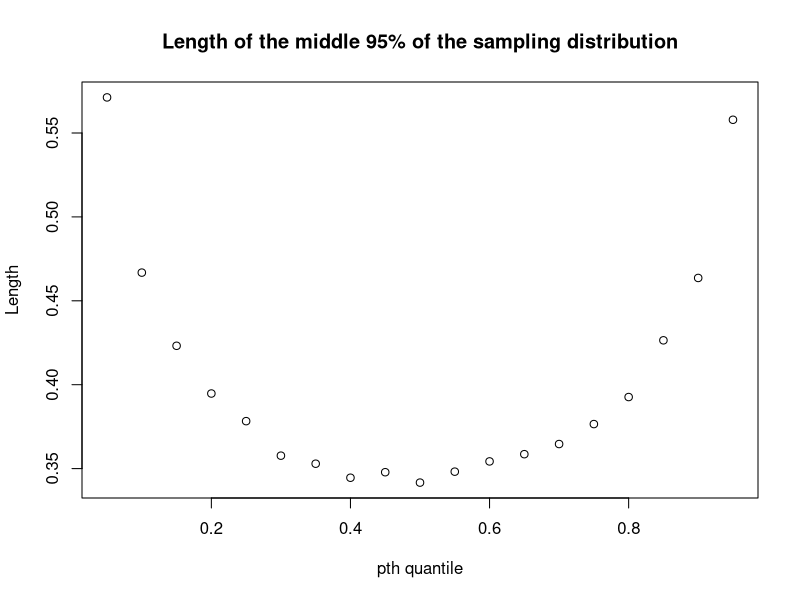
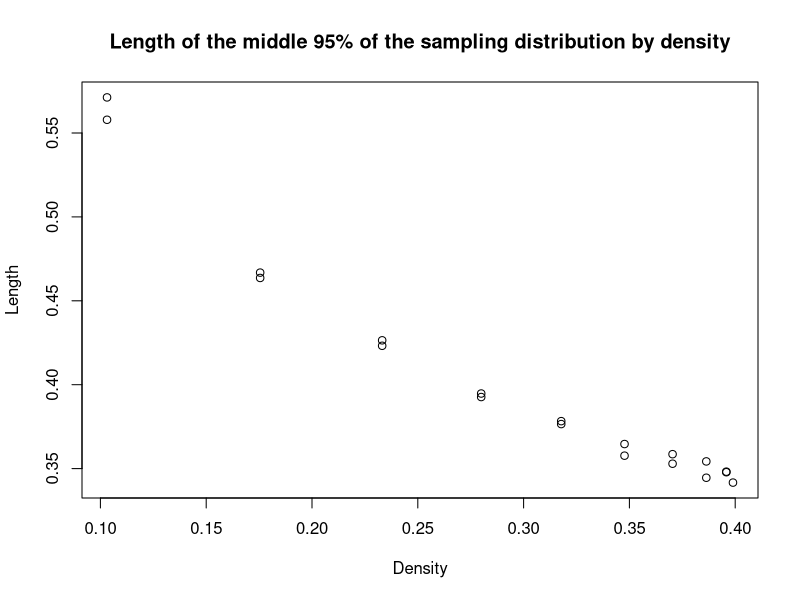
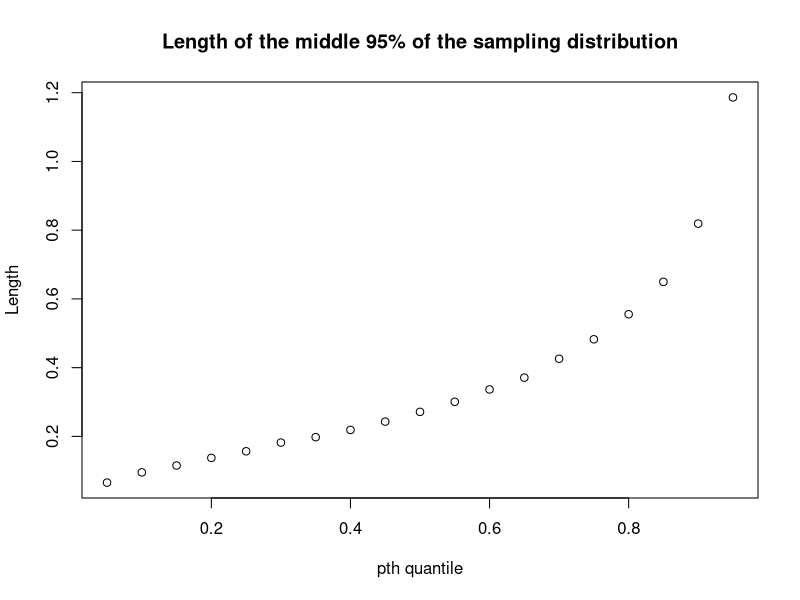
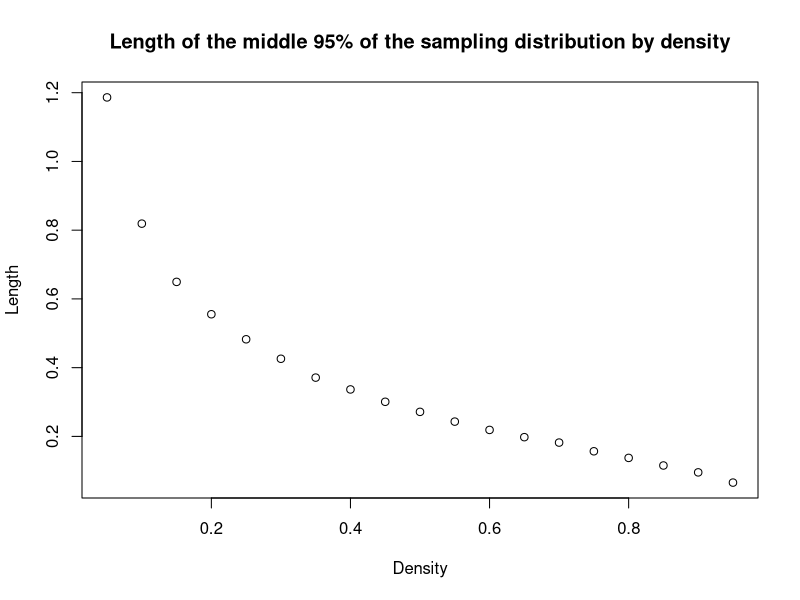
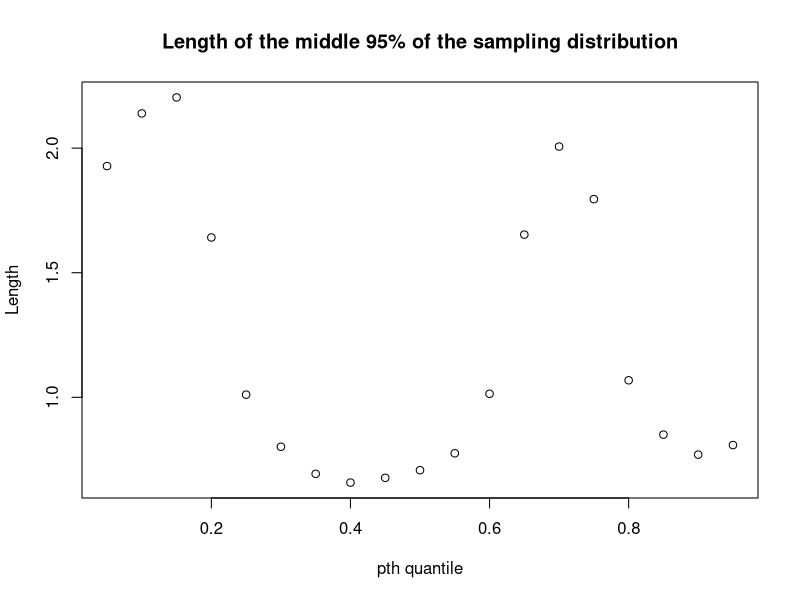
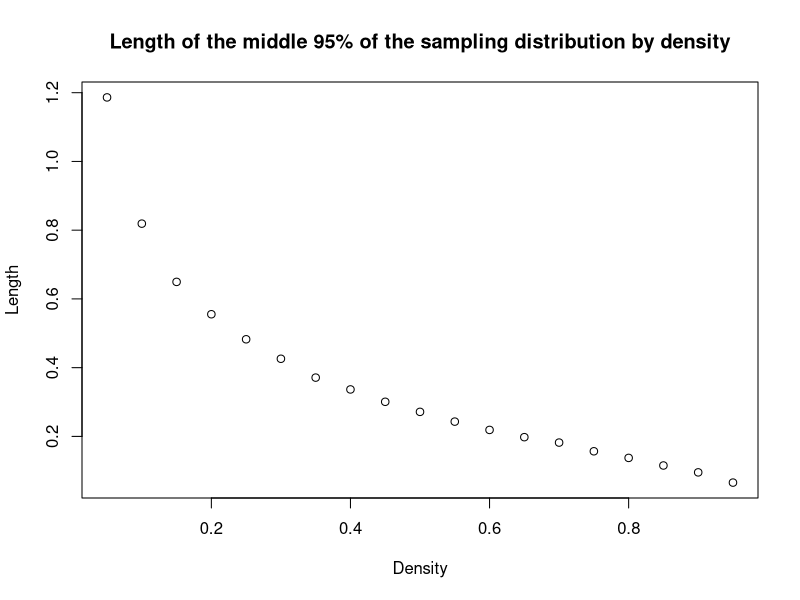
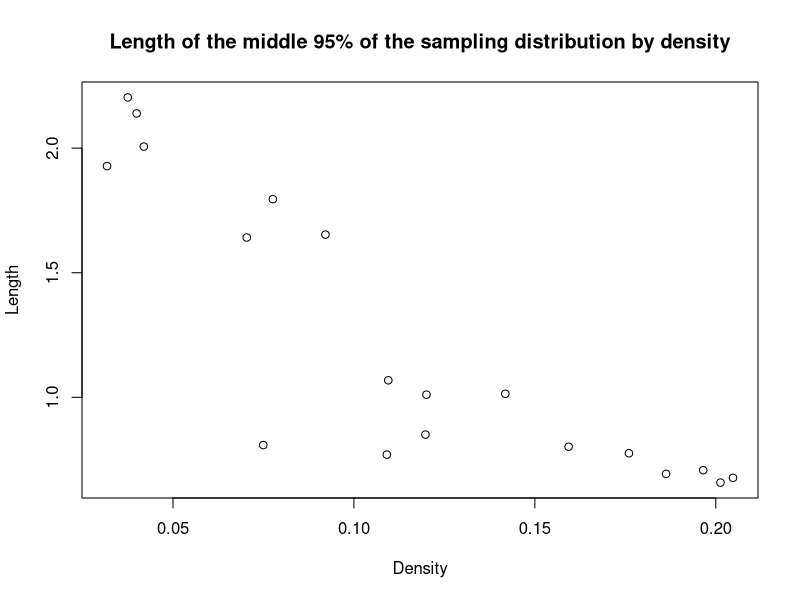
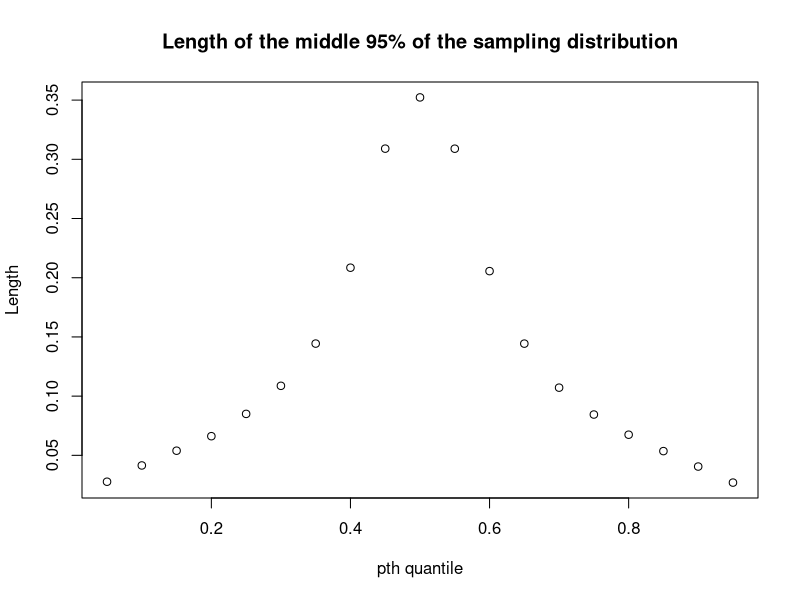

The R script that drew these images, in order:
## ---- chunk 1
p <- seq(.05,.95,by=.05)

middle.95 <- function(FUN1,FUN2,FUN3, N=200, draws=5000){
  pthquan <- matrix(NA, nrow=draws,ncol = length(p))  
  for (i in 1:draws) {
   dist <- FUN1(N)
   pthquan[i,] <- quantile(dist,p)
  }
  
  colnames(pthquan) <- p
  mid.len <- rep(NA,ncol(pthquan))
  
  for (j in 1:ncol(pthquan)) {
    mid.len[j] <- quantile(pthquan[,j], 0.975) - quantile(pthquan[,j], 0.025)
}
  
  return(pthquan)
}

## ---- chunk 2
mid.mat.norm <- middle.95(FUN1=rnorm,FUN2=qnorm,FUN3=dnorm)

mid.len <- rep(NA,ncol(mid.mat.norm))
 for (j in 1:ncol(mid.mat.norm)) {
  mid.len[j] <- quantile(mid.mat.norm[,j],0.975) - quantile(mid.mat.norm[,j],0.025)
 }

plot(p, mid.len,xlab = "pth quantile",ylab = "Length",main = "Length of the middle 95% of the sampling distribution",type = "p")
  
plot(dnorm(qnorm(p)), mid.len, xlab = "Density",ylab = "Length",main = "Length of the middle 95% of the sampling distribution by density",type = "p")
## ---- chunk 3
mid.mat.exp <- middle.95(FUN1=rexp,FUN2=qexp,FUN3=dexp)

mid.len.exp <- rep(NA,ncol(mid.mat.exp))
 for (j in 1:ncol(mid.mat.exp)) {
  mid.len.exp[j] <- quantile(mid.mat.exp[,j],0.975) - quantile(mid.mat.exp[,j],0.025)
 }

plot(p, mid.len.exp,xlab = "pth quantile",ylab = "Length",main = "Length of the middle 95% of the sampling distribution",type = "p")

plot(dexp(qexp(p)), mid.len.exp, xlab = "Density",ylab = "Length",main = "Length of the middle 95% of the sampling distribution by density",type = "p")


## ---- chunk 4
rf3 <- function(N){
  G <- sample(0:2, N, replace = TRUE, prob = c(5,3,2))
  (G==0)*rnorm(N) + (G==1)*rnorm(N,4) + (G==2)*rnorm(N,-4,2)
}

pf3 <- function(x){
  .5*pnorm(x) + .3*pnorm(x,4) + .2*pnorm(x,-4,2)
}

df3 <- function(x){
  .5*dnorm(x) + .3*dnorm(x,4) + .2*dnorm(x,-4,2)
}
## ---- chunk 5
mid.mat.df3 <- middle.95(FUN1=rf3,FUN3=df3)

mid.len.df3 <- rep(NA,ncol(mid.mat.df3))
 for (j in 1:ncol(mid.mat.df3)) {
  mid.len.df3[j] <- quantile(mid.mat.df3[,j],0.975) - quantile(mid.mat.df3[,j],0.025)
 }

plot(p, mid.len.df3,xlab = "pth quantile",ylab = "Length",main = "Length of the middle 95% of the sampling distribution",type = "p")



## ---- chunk 6
rf3 <- function(N){
  G <- sample(0:2, N, replace = TRUE, prob = c(5,3,2))
  (G==0)*rnorm(N) + (G==1)*rnorm(N,4) + (G==2)*rnorm(N,-4,2)
}

pf3 <- function(x){
  .5*pnorm(x) + .3*pnorm(x,4) + .2*pnorm(x,-4,2)
}

df3 <- function(x){
  .5*dnorm(x) + .3*dnorm(x,4) + .2*dnorm(x,-4,2)
}


plot(dexp(qexp(p)), mid.len.exp, xlab = "Density",ylab = "Length",main = "Length of the middle 95% of the sampling distribution by density",type = "p")

## ---- chunk 7
qf3_seq <- rep(NA, length(p))
for (i in seq_along(p)) {
  qf3_seq[i] <- uniroot(function(x){pf3(x)-p[i]},c(-200,200))[[1]]
}

plot(df3(qf3_seq), mid.len.df3, xlab = "Density",ylab = "Length",main = "Length of the middle 95% of the sampling distribution by density",type = "p")


## ---- chunk 8
rf4 <- function(N){
  G <- sample(0:1, N, replace = TRUE)
  (G==0)*rbeta(N,5,1) + (G==1)*rbeta(N,1,5)
}

pf4 <- function(x){
  .5*pbeta(x,5,1) + .5*pbeta(x,1,5) 
}

df4 <- function(x){
  .5*dbeta(x,5,1) + .5*dbeta(x,1,5) 
}

mid.mat.df4 <- middle.95(FUN1=rf4,FUN3=df4)

mid.len.df4 <- rep(NA,ncol(mid.mat.df4))
 for (j in 1:ncol(mid.mat.df4)) {
  mid.len.df4[j] <- quantile(mid.mat.df4[,j],0.975) - quantile(mid.mat.df4[,j],0.025)
 }

plot(p, mid.len.df4,xlab = "pth quantile",ylab = "Length",main = "Length of the middle 95% of the sampling distribution",type = "p")
## ---- chunk 9
qf4_seq <- rep(NA, length(p))
for (i in seq_along(p)) {
  qf4_seq[i] <- uniroot(function(x){pf4(x)-p[i]},c(-200,200))[[1]]
}

plot(df4(qf4_seq), mid.len.df4, xlab = "Density",ylab = "Length",main = "Length of the middle 95% of the sampling distribution by density",type = "p")

## ---- chunk 10
p <- seq(.05,.95,by=.05)

mid.mat.norm.400 <- middle.95(FUN1=rnorm,FUN2=qnorm,FUN3=dnorm,N=400)
mid.len.400 <- rep(NA,ncol(mid.mat.norm.400))
 for (j in 1:ncol(mid.mat.norm.400)) {
  mid.len.400[j] <- quantile(mid.mat.norm.400[,j],0.975) - quantile(mid.mat.norm.400[,j],0.025)
 }

mid.mat.norm.800 <- middle.95(FUN1=rnorm,FUN2=qnorm,FUN3=dnorm,N=800)
mid.len.800 <- rep(NA,ncol(mid.mat.norm.800))
 for (j in 1:ncol(mid.mat.norm.800)) {
  mid.len.800[j] <- quantile(mid.mat.norm.800[,j],0.975) - quantile(mid.mat.norm.800[,j],0.025)
 }

mid.mat.norm.1600 <- middle.95(FUN1=rnorm,FUN2=qnorm,FUN3=dnorm,N=1600)
mid.len.1600 <- rep(NA,ncol(mid.mat.norm.1600))
 for (j in 1:ncol(mid.mat.norm.1600)) {
  mid.len.1600[j] <- quantile(mid.mat.norm.1600[,j],0.975) - quantile(mid.mat.norm.1600[,j],0.025)
 }

plot.new()
plot(p, mid.len.400,ylim=c(0.1,0.45),xlab = "pth quantile",ylab = "Length",main = "Length of the middle 95% of the sampling distribution",type = "p",col="green")
#par(no.readonly = T)
points(p, mid.len.800,col="red")
points(p,mid.len.1600,col="blue")
legend("topleft",legend = c("N=400","N=800","N=1600"),col=c("green","red","blue"), lwd = 3, bty = "n")
#plot(p, mid.len.800,xlab = "pth quantile",ylab = "Length",main = "Length of the middle 95% of the sampling distribution",type = "p")
#plot(p, mid.len.1600,xlab = "pth quantile",ylab = "Length",main = "Length of the middle 95% of the sampling distribution",type = "p")
